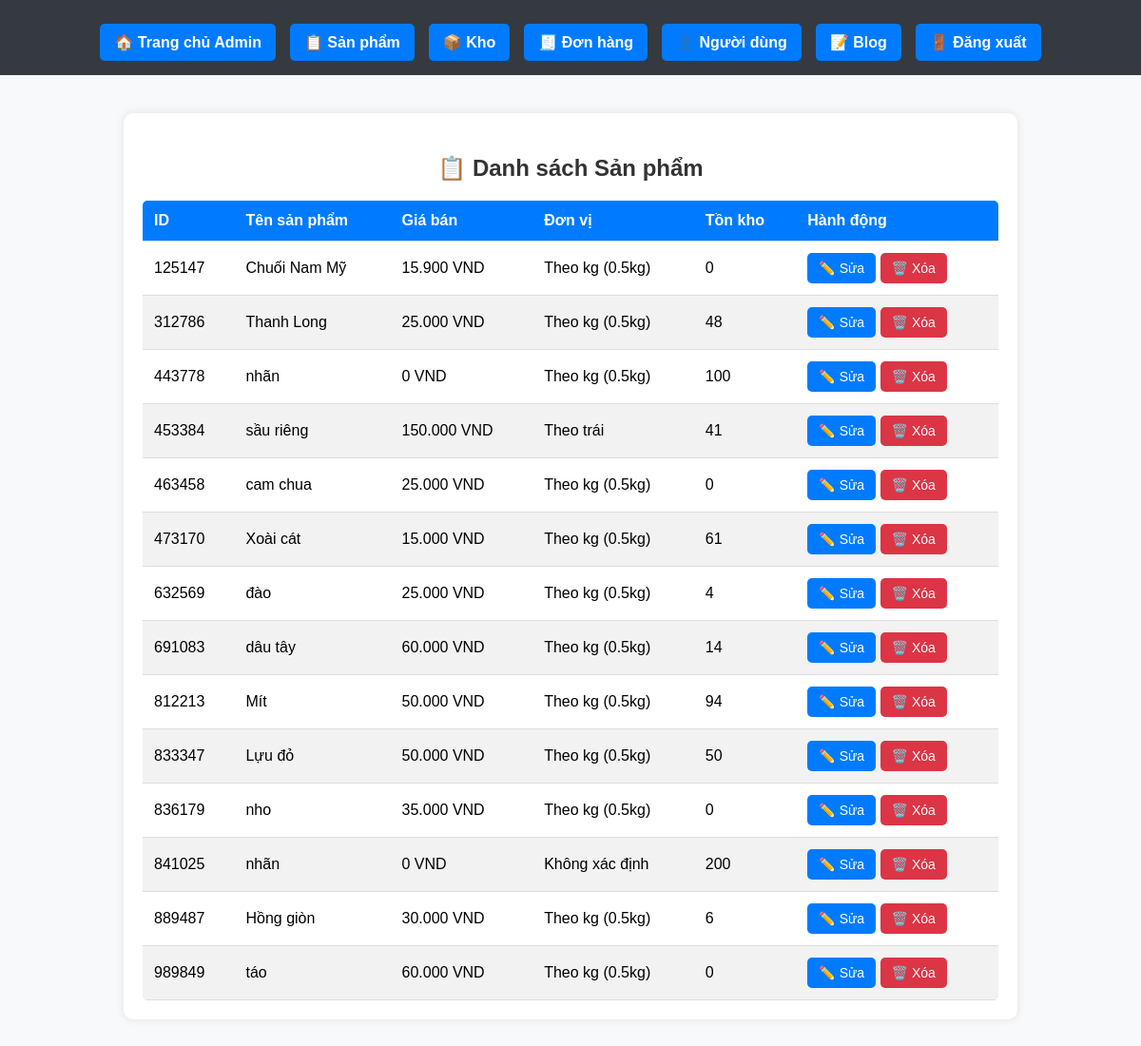
Screenshot of /admin/manage_products.php (signed in) with the database file from the repository.
### tables this page shows
CREATE TABLE `products` (
  `product_id` int(6) NOT NULL,
  `name` varchar(255) NOT NULL,
  `selling_price` decimal(10,2) DEFAULT NULL,
  `description` text DEFAULT NULL,
  `category` varchar(100) NOT NULL DEFAULT 'Chung',
  `discount` decimal(5,2) NOT NULL DEFAULT 0.00,
  `image_url` varchar(255) DEFAULT NULL,
  `created_at` timestamp NOT NULL DEFAULT current_timestamp(),
  `visibility` enum('public','private') DEFAULT 'public',
  `stock_quantity` int(11) DEFAULT 0,
  `unit` varchar(10) NOT NULL DEFAULT 'kg',
  `status` enum('selling','not_selling') DEFAULT 'not_selling'
);

### admin/manage_products.php (the view, shortened to what this page needs)
<?php
require_once __DIR__ . '/../database/db_connect.php';
?>
<!DOCTYPE html>
<html lang="vi">
<head>
    <link rel="stylesheet" href="../assets/css/admin.css">
</head>
<body>
<?php include_once __DIR__ . '/nav_admin.php'; ?>
<section>
    <h3>📋 Danh sách Sản phẩm</h3>
    <?php
    $query = "SELECT product_id, name, selling_price, unit, stock_quantity FROM products";
    $result = $conn->query($query);
    $unit_labels = [
        'kg' => 'Theo kg (0.5kg)',
        'trái' => 'Theo trái'
    ];
    if ($result && $result->num_rows > 0): ?>
        <table class="admin-table">
            <thead>
                <tr>
                    <th>ID</th>
                    <th>Tên sản phẩm</th>
                    <th>Giá bán</th>
                    <th>Đơn vị</th>
                    <th>Tồn kho</th>
                    <th>Hành động</th>
                </tr>
            </thead>
            <tbody>
                <?php while ($row = $result->fetch_assoc()): ?>
                <tr>
                    <td><?= htmlspecialchars($row['product_id']) ?></td>
                    <td><?= htmlspecialchars($row['name']) ?></td>
                    <td><?= number_format($row['selling_price'], 0, ',', '.') ?> VND</td>
                    <td><?= $unit_labels[$row['unit']] ?? 'Không xác định' ?></td>
                    <td><?= (int)$row['stock_quantity'] ?></td>
                    <td>
                        <a class="btn btn-primary" href="../api/edit_product.php?id=<?= $row['product_id'] ?>">✏️ Sửa</a>
                        <a class="btn btn-danger" href="../api/delete_product.php?id=<?= $row['product_id'] ?>" onclick="return confirm('Bạn có chắc muốn xóa sản phẩm này?');">🗑️ Xóa</a>
                    </td>
                </tr>
                <?php endwhile; ?>
            </tbody>
        </table>
    <?php else: ?>
        <p class="error-message">❌ Không có sản phẩm nào!</p>
    <?php endif; ?>
</section>
</body>
</html>

### assets/css/admin.css (style rules this page uses)
body { font-family: Arial, sans-serif; background-color: #f8f9fa; margin: 0; padding: 0; }
section { max-width: 900px; margin: 40px auto; padding: 20px; background: white; border-radius: 10px; box-shadow: 0 0 10px rgba(0, 0, 0, 0.1); }
h3 { text-align: center; color: #333; font-size: 24px; font-weight: bold; margin-bottom: 20px; }
.admin-table { width: 100%; border-collapse: collapse; background: #fff; border-radius: 5px; overflow: hidden; }
.admin-table th, .admin-table td { padding: 12px; text-align: left; border-bottom: 1px solid #ddd; }
.admin-table th { background: #007bff; color: #fff; }
.admin-table tr:nth-child(even) { background: #f2f2f2; }
.btn { text-decoration: none; padding: 8px 12px; border-radius: 5px; font-size: 14px; display: inline-block; text-align: center; }
.btn-primary { background: #007bff; color: white; }
.btn-danger { background: #dc3545; color: white; }

### rows the page displays
products: product_id "125147", name "Chuối Nam Mỹ", selling_price "15.900", unit "Theo kg (0.5kg)", stock_quantity "0"
products: product_id "312786", name "Thanh Long", selling_price "25.000", unit "Theo kg (0.5kg)", stock_quantity "48"
products: product_id "443778", name "nhãn", selling_price "0", unit "Theo kg (0.5kg)", stock_quantity "100"
products: product_id "453384", name "sầu riêng", selling_price "150.000", unit "Theo trái", stock_quantity "41"
products: product_id "463458", name "cam chua", selling_price "25.000", unit "Theo kg (0.5kg)", stock_quantity "0"
products: product_id "473170", name "Xoài cát", selling_price "15.000", unit "Theo kg (0.5kg)", stock_quantity "61"
products: product_id "632569", name "đào", selling_price "25.000", unit "Theo kg (0.5kg)", stock_quantity "4"
products: product_id "691083", name "dâu tây", selling_price "60.000", unit "Theo kg (0.5kg)", stock_quantity "14"
products: product_id "812213", name "Mít", selling_price "50.000", unit "Theo kg (0.5kg)", stock_quantity "94"
products: product_id "833347", name "Lựu đỏ", selling_price "50.000", unit "Theo kg (0.5kg)", stock_quantity "50"
products: product_id "836179", name "nho", selling_price "35.000", unit "Theo kg (0.5kg)", stock_quantity "0"
products: product_id "841025", name "nhãn", selling_price "0", unit "Không xác định", stock_quantity "200"
products: product_id "889487", name "Hồng giòn", selling_price "30.000", unit "Theo kg (0.5kg)", stock_quantity "6"
products: product_id "989849", name "táo", selling_price "60.000", unit "Theo kg (0.5kg)", stock_quantity "0"
